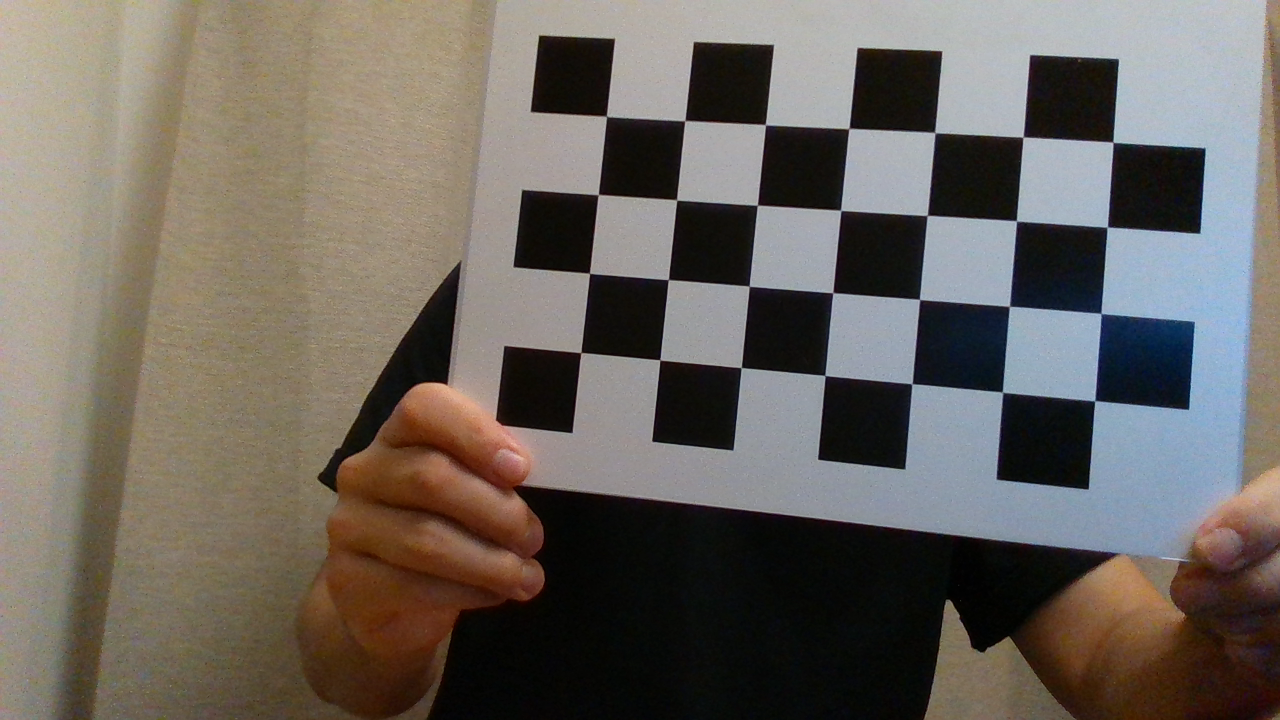
#> input picture D2/camera0_0.png, 1280 x 720 px
$ python run_calibration.py D2 D2
#> lines starting #> are read from the running program, lines starting #| are printed output that depends on the picture; long printed decimals are rounded
import cv2 as cv
import glob
import numpy as np
import argparse

def calibrate_camera(images_folder):
    images_names = sorted(glob.glob(images_folder))
    images = []
    for imname in images_names:
        im = cv.imread(imname, 1)
        images.append(im)

    #criteria used by checkerboard pattern detector.
    #Change this if the code can't find the checkerboard
    criteria = (cv.TERM_CRITERIA_EPS + cv.TERM_CRITERIA_MAX_ITER, 30, 0.001)

    rows = 4 #number of checkerboard rows.
    columns = 7 #number of checkerboard columns.
    world_scaling = 1. #change this to the real world square size. Or not.

    #coordinates of squares in the checkerboard world space
    objp = np.zeros((rows*columns,3), np.float32)
    objp[:,:2] = np.mgrid[0:rows,0:columns].T.reshape(-1,2)
    objp = world_scaling* objp

    #frame dimensions. Frames should be the same size.
    width = images[0].shape[1]
    height = images[0].shape[0]

    #Pixel coordinates of checkerboards
    imgpoints = [] # 2d points in image plane.

    #coordinates of the checkerboard in checkerboard world space.
    objpoints = [] # 3d point in real world space


    for frame in images:
        gray = cv.cvtColor(frame, cv.COLOR_BGR2GRAY)

        #find the checkerboard
        ret, corners = cv.findChessboardCorners(gray, (rows, columns), None)

        if ret == True:

            #Convolution size used to improve corner detection. Don't make this too large.
            conv_size = (11, 11)

            #opencv can attempt to improve the checkerboard coordinates
            corners = cv.cornerSubPix(gray, corners, conv_size, (-1, -1), criteria)
            cv.drawChessboardCorners(frame, (rows,columns), corners, ret)
            cv.imshow('img', frame)
            k = cv.waitKey(500)

            objpoints.append(objp)
            imgpoints.append(corners)

    ret, mtx, dist, rvecs, tvecs = cv.calibrateCamera(objpoints, imgpoints, (width, height), None, None)
    print('rmse:', ret)
    print('camera matrix:\n', mtx)
    print('distortion coeffs:', dist)
    # print('Rs:\n', rvecs)
    # print('Ts:\n', tvecs)

    return mtx, dist

def stereo_calibrate(mtx1, dist1, mtx2, dist2, folder1, folder2):
    #read the synched frames
    images_names1 = glob.glob(folder1)
    images_names2 = glob.glob(folder2)
    c1_images_names = sorted(images_names1)
    c2_images_names = sorted(images_names2)

    c1_images = []
    c2_images = []
    for im1, im2 in zip(c1_images_names, c2_images_names):
        _im = cv.imread(im1, 1)
        c1_images.append(_im)

        _im = cv.imread(im2, 1)
        c2_images.append(_im)

    #change this if stereo calibration not good.
    criteria = (cv.TERM_CRITERIA_EPS + cv.TERM_CRITERIA_MAX_ITER, 100, 0.0001)

    rows = 4 #number of checkerboard rows.
    columns = 7 #number of checkerboard columns.
    world_scaling = 1. #change this to the real world square size. Or not.

    #coordinates of squares in the checkerboard world space
    objp = np.zeros((rows*columns,3), np.float32)
    objp[:,:2] = np.mgrid[0:rows,0:columns].T.reshape(-1,2)
    objp = world_scaling* objp

    #frame dimensions. Frames should be the same size.
    width = c1_images[0].shape[1]
    height = c1_images[0].shape[0]

    #Pixel coordinates of checkerboards
    imgpoints_left = [] # 2d points in image plane.
    imgpoints_right = []

    #coordinates of the checkerboard in checkerboard world space.
    objpoints = [] # 3d point in real world space

    for frame1, frame2 in zip(c1_images, c2_images):
        gray1 = cv.cvtColor(frame1, cv.COLOR_BGR2GRAY)
        gray2 = cv.cvtColor(frame2, cv.COLOR_BGR2GRAY)
        c_ret1, corners1 = cv.findChessboardCorners(gray1, (4, 7), None)
        c_ret2, corners2 = cv.findChessboardCorners(gray2, (4, 7), None)

        if c_ret1 == True and c_ret2 == True:
            corners1 = cv.cornerSubPix(gray1, corners1, (11, 11), (-1, -1), criteria)
            corners2 = cv.cornerSubPix(gray2, corners2, (11, 11), (-1, -1), criteria)

            cv.drawChessboardCorners(frame1, (4,7), corners1, c_ret1)
            cv.imshow('img', frame1)

            cv.drawChessboardCorners(frame2, (4,7), corners2, c_ret2)
            cv.imshow('img2', frame2)
            k = cv.waitKey(500)

            objpoints.append(objp)
            imgpoints_left.append(corners1)
            imgpoints_right.append(corners2)

    stereocalibration_flags = cv.CALIB_FIX_INTRINSIC
    ret, CM1, dist1, CM2, dist2, R, T, E, F = cv.stereoCalibrate(objpoints, imgpoints_left, imgpoints_right, mtx1, dist1,
                                                                 mtx2, dist2, (width, height), criteria = criteria, flags = stereocalibration_flags)

    print(ret)
    return R, T


if __name__ == "__main__":
    parser = argparse.ArgumentParser()
    parser.add_argument("folder1")
    parser.add_argument("folder2")
    args = parser.parse_args()

    print(args.folder1+'/*')
    mtx1, dist1 = calibrate_camera(images_folder = args.folder1+'/*')
#> in calibrate_camera, im is the input picture: shape (720, 1280, 3); mean B, G, R 94.7, 101.8, 108.2
#> the loop in calibrate_camera, `for frame in images:` made 2 passes; (key Esc is pressed on pass 1)
#> (ret, conv_size) on passes 1 to 2: (True, (11, 11)), (True, (11, 11))
#> pass 1, in calibrate_camera, `gray = cv.cvtColor(frame, cv.COLOR_BGR2GRAY)`:
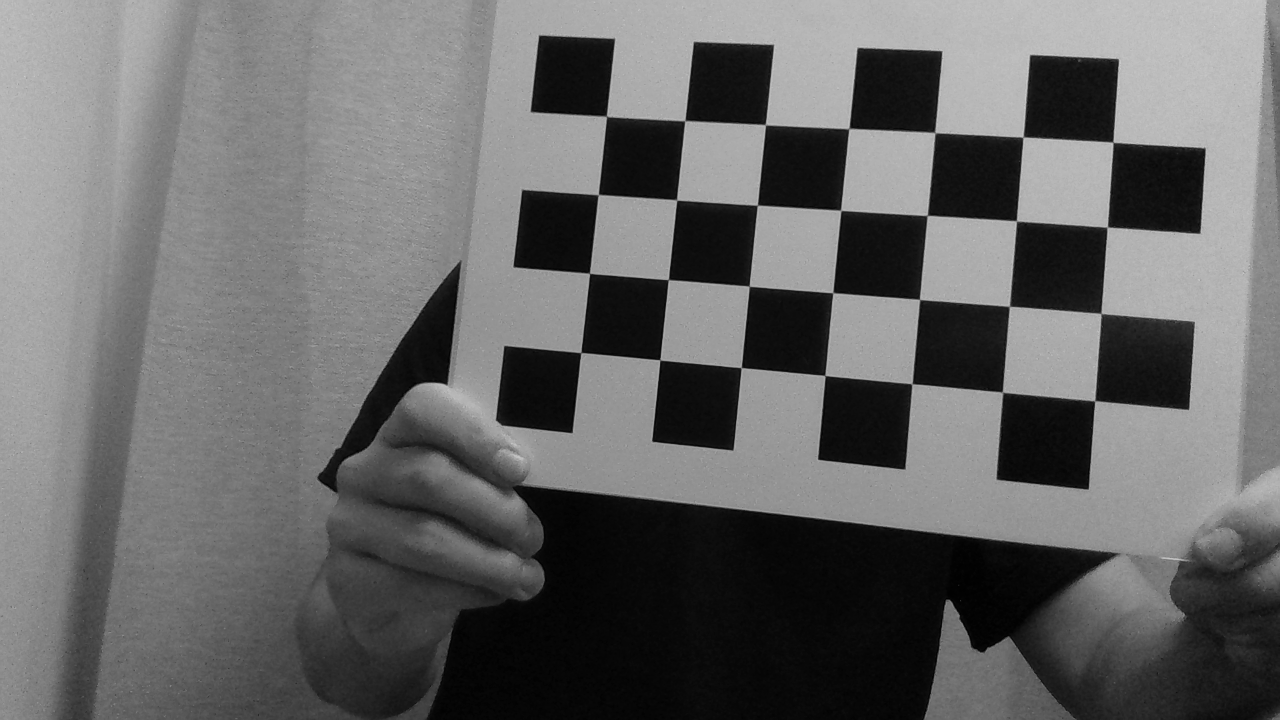
#> gray: shape (720, 1280); min 1, max 207, mean 102.9
#> pass 1, in calibrate_camera, `cv.imshow('img', frame)`:
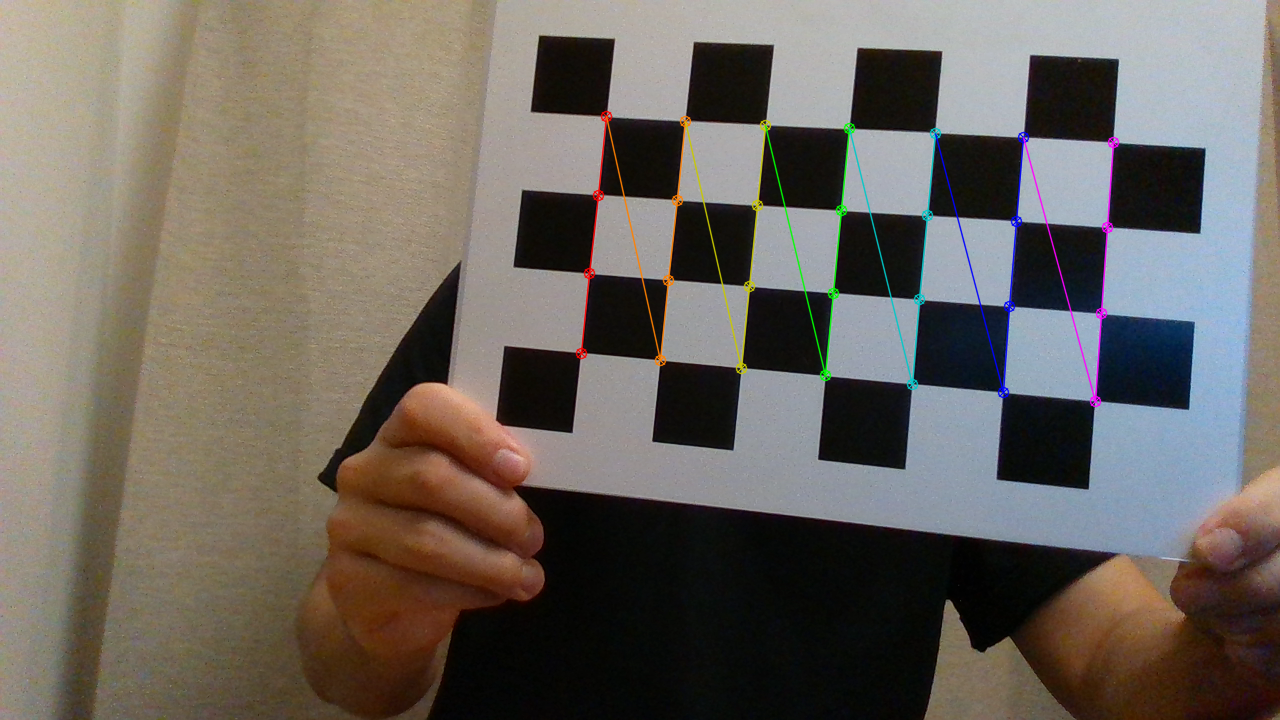
#> window 'img': shape (720, 1280, 3); mean B, G, R 94.7, 101.9, 108.4
#> pass 2, in calibrate_camera, `gray = cv.cvtColor(frame, cv.COLOR_BGR2GRAY)`:
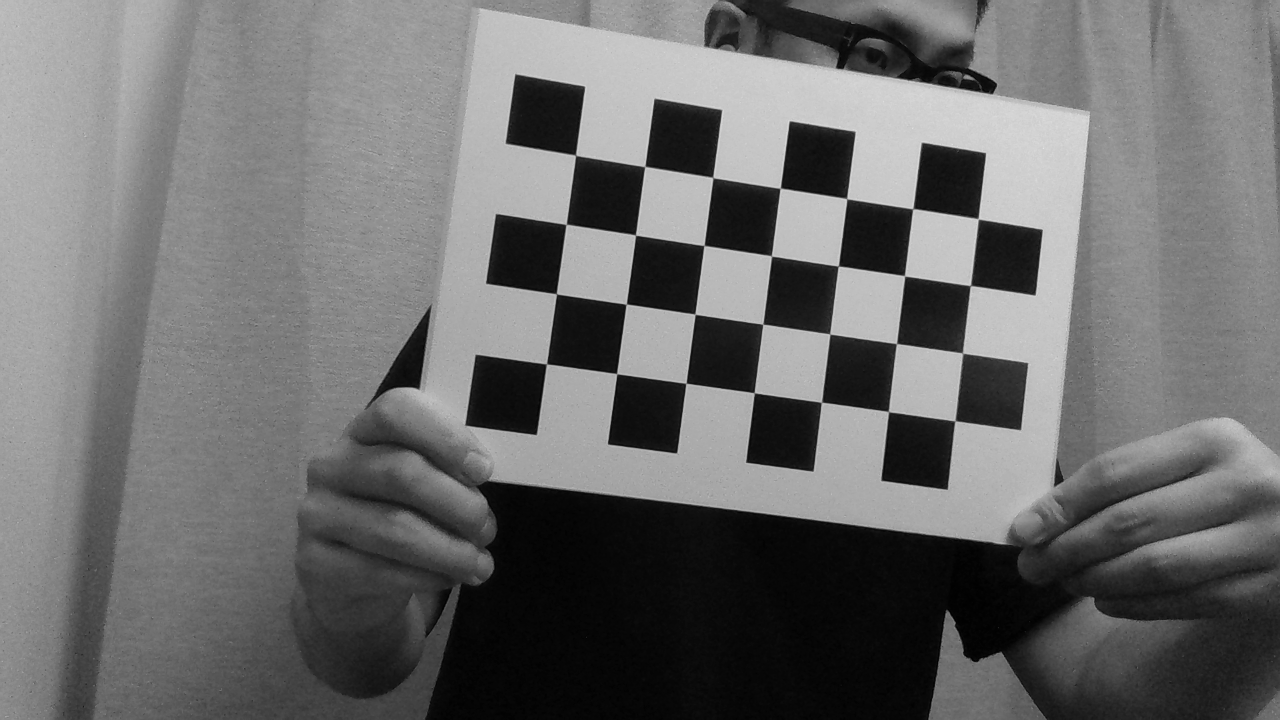
#> gray: shape (720, 1280); min 0, max 229, mean 108.2
#> pass 2, in calibrate_camera, `cv.imshow('img', frame)`:
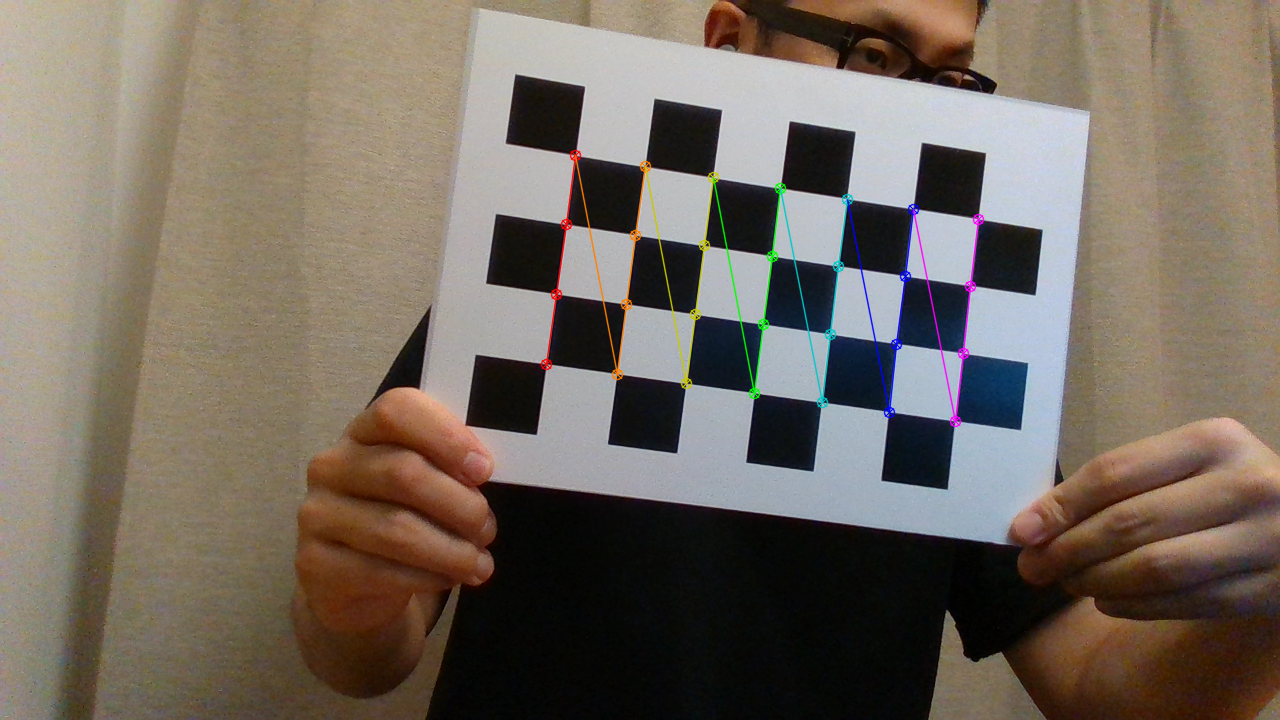
#> window 'img': shape (720, 1280, 3); mean B, G, R 96.1, 106.5, 116.4
#> after the loop in calibrate_camera, `for frame in images:`: imgpoints = 2 items
#> in calibrate_camera, `ret, mtx, dist, rvecs, tvecs = cv.calibrateCamera(objpoints, imgpoints..`: ret = 0.141; mtx = [[1019.9, 0, 637.5], [0, 1019.9, 348.4], [0, 0, 1]]; dist = [[0.113, -0.179, -0.0014, -0.0011, -0.443]]; rvecs = ([-0.197, 0.0678, -1.47], [0.0356, -0.133, -1.43]); tvecs = ([-0.706, 0.0515, 12.71], [-1.28, 0.219, 14.36])
#| rmse: 0.1408
#| camera matrix:
#|  [[1.01989734e+03 0.00000000e+00 6.37471683e+02]
#|  [0.00000000e+00 1.01994604e+03 3.48351954e+02]
#|  [0.00000000e+00 0.00000000e+00 1.00000000e+00]]
#| distortion coeffs: [[ 0.1134 -0.1786 -0.0014  -0.001098 -0.4427]]
#> mtx1 has the same summary as mtx in calibrate_camera; dist1 = [[0.113, -0.179, -0.0014, -0.0011, -0.443]]
    mtx2, dist2 = calibrate_camera(images_folder = args.folder2 +'/*')
#> the loop in calibrate_camera (call 2), `for frame in images:` made 2 passes
#| rmse: 0.1408
#| camera matrix:
#|  [[1.01989734e+03 0.00000000e+00 6.37471683e+02]
#|  [0.00000000e+00 1.01994604e+03 3.48351954e+02]
#|  [0.00000000e+00 0.00000000e+00 1.00000000e+00]]
#| distortion coeffs: [[ 0.1134 -0.1786 -0.0014  -0.001098 -0.4427]]
#> mtx2 has the same summary as mtx in calibrate_camera; dist2 = [[0.113, -0.179, -0.0014, -0.0011, -0.443]]
    R, T = stereo_calibrate(mtx1, dist1, mtx2, dist2, args.folder1+'/*', args.folder2+'/*')
#> in stereo_calibrate, `criteria = (cv.TERM_CRITERIA_EPS + cv.TERM_CRITERIA_MAX_ITER, 100, 0.0..`: criteria = (3, 100, 0.0001)
#> the loop in stereo_calibrate, `for frame1, frame2 in zip(c1_images, c2_images):` made 2 passes; (key Esc is pressed on pass 1)
#> (c_ret1, c_ret2) on passes 1 to 2: (True, True), (True, True)
#> after the loop in stereo_calibrate, `for frame1, frame2 in zip(c1_images, c2_images):`: imgpoints_left = 2 items
#> in stereo_calibrate, `stereocalibration_flags = cv.CALIB_FIX_INTRINSIC`: stereocalibration_flags = 256
#> in stereo_calibrate, `ret, CM1, dist1, CM2, dist2, R, T, E, F = cv.stereoCalibrate(objpoints..`: ret = 0.141; CM1 has the same summary as mtx in calibrate_camera; dist1 = [[0.113, -0.179, -0.0014, -0.0011, -0.443]]; CM2 has the same summary as mtx in calibrate_camera; R = [[1, -8.97e-14, 2.38e-15], [8.97e-14, 1, -7.72e-15], [-2.38e-15, 7.72e-15, 1]]; T = [-1.44e-13, -1.85e-13, 5.86e-13]; E = [[-5.21e-26, -5.86e-13, -1.85e-13], [5.86e-13, -5.15e-26, 1.44e-13], [1.85e-13, -1.44e-13, 1.55e-27]]; F = [[3.41e-06, 38278814.9, -1.03e+09], [-38278814.9, 3.36e-06, 1.48e+10], [1.03e+09, -1.48e+10, 1]]
#| 0.1408
#> T = [-1.44e-13, -1.85e-13, 5.86e-13]

    print('===================== Stereo Calibration =========')
    print(R)
#| [[ 1.00000000e+00 -8.97279955e-14  2.37880416e-15]
#|  [ 8.97279955e-14  1.00000000e+00 -7.71799733e-15]
#|  [-2.37880416e-15  7.71799733e-15  1.00000000e+00]]
    print(T)
#| [[-1.44274901e-13]
#|  [-1.84687902e-13]
#|  [ 5.86018203e-13]]
